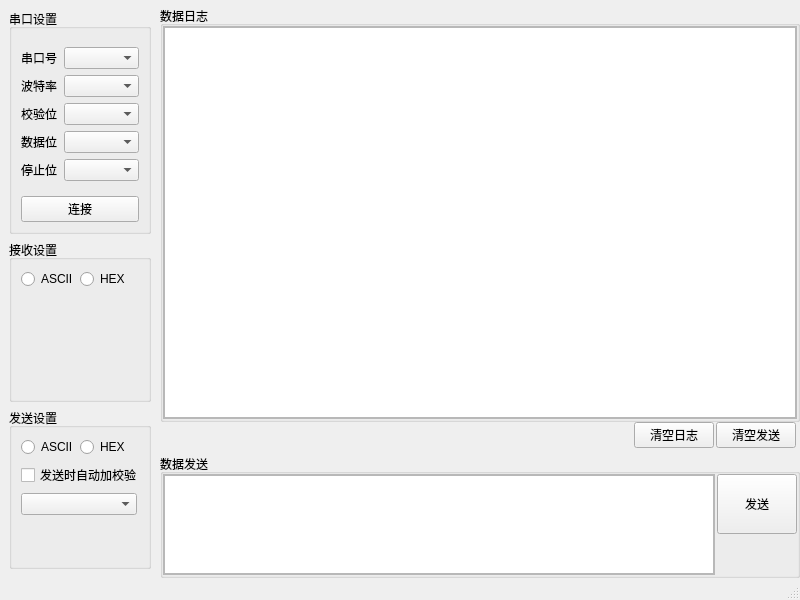
<?xml version="1.0" encoding="UTF-8"?>
<ui version="4.0">
 <class>MainWindow</class>
 <widget class="QMainWindow" name="MainWindow">
  <property name="geometry">
   <rect>
    <x>0</x>
    <y>0</y>
    <width>800</width>
    <height>600</height>
   </rect>
  </property>
  <property name="windowTitle">
   <string>MainWindow</string>
  </property>
  <widget class="QWidget" name="centralwidget">
   <layout class="QHBoxLayout" name="horizontalLayout_3">
    <property name="spacing">
     <number>0</number>
    </property>
    <property name="leftMargin">
     <number>0</number>
    </property>
    <property name="topMargin">
     <number>0</number>
    </property>
    <property name="rightMargin">
     <number>0</number>
    </property>
    <property name="bottomMargin">
     <number>0</number>
    </property>
    <item>
     <layout class="QHBoxLayout" name="horizontalLayout_2">
      <property name="spacing">
       <number>0</number>
      </property>
      <item>
       <widget class="QWidget" name="widget_1" native="true">
        <property name="minimumSize">
         <size>
          <width>160</width>
          <height>0</height>
         </size>
        </property>
        <layout class="QVBoxLayout" name="verticalLayout">
         <item>
          <widget class="QGroupBox" name="groupBox_1_1">
           <property name="title">
            <string>串口设置</string>
           </property>
           <layout class="QVBoxLayout" name="verticalLayout_6">
            <item>
             <widget class="QWidget" name="widget_1_1" native="true">
              <layout class="QGridLayout" name="gridLayout">
               <property name="leftMargin">
                <number>0</number>
               </property>
               <property name="rightMargin">
                <number>0</number>
               </property>
               <item row="0" column="0">
                <widget class="QLabel" name="label">
                 <property name="text">
                  <string>串口号</string>
                 </property>
                </widget>
               </item>
               <item row="2" column="0">
                <widget class="QLabel" name="label_3">
                 <property name="text">
                  <string>校验位</string>
                 </property>
                </widget>
               </item>
               <item row="2" column="1">
                <widget class="QComboBox" name="comboBox_check_digit">
                 <property name="minimumSize">
                  <size>
                   <width>75</width>
                   <height>0</height>
                  </size>
                 </property>
                </widget>
               </item>
               <item row="0" column="1">
                <widget class="QComboBox" name="comboBox_serial_port">
                 <property name="minimumSize">
                  <size>
                   <width>75</width>
                   <height>0</height>
                  </size>
                 </property>
                </widget>
               </item>
               <item row="4" column="1">
                <widget class="QComboBox" name="comboBox_data_digit">
                 <property name="minimumSize">
                  <size>
                   <width>75</width>
                   <height>0</height>
                  </size>
                 </property>
                </widget>
               </item>
               <item row="4" column="0">
                <widget class="QLabel" name="label_4">
                 <property name="text">
                  <string>数据位</string>
                 </property>
                </widget>
               </item>
               <item row="1" column="0">
                <widget class="QLabel" name="label_2">
                 <property name="text">
                  <string>波特率</string>
                 </property>
                </widget>
               </item>
               <item row="1" column="1">
                <widget class="QComboBox" name="comboBox_baud_rate">
                 <property name="minimumSize">
                  <size>
                   <width>75</width>
                   <height>0</height>
                  </size>
                 </property>
                </widget>
               </item>
               <item row="6" column="1">
                <widget class="QComboBox" name="comboBox_stop_digit">
                 <property name="minimumSize">
                  <size>
                   <width>75</width>
                   <height>0</height>
                  </size>
                 </property>
                </widget>
               </item>
               <item row="6" column="0">
                <widget class="QLabel" name="label_5">
                 <property name="text">
                  <string>停止位</string>
                 </property>
                </widget>
               </item>
              </layout>
             </widget>
            </item>
            <item>
             <widget class="QPushButton" name="pushButton_serial_port_connect">
              <property name="text">
               <string>连接</string>
              </property>
             </widget>
            </item>
           </layout>
          </widget>
         </item>
         <item>
          <widget class="QGroupBox" name="groupBox_1_2">
           <property name="title">
            <string>接收设置</string>
           </property>
           <layout class="QVBoxLayout" name="verticalLayout_7">
            <item>
             <widget class="QWidget" name="widget_1_2_1" native="true">
              <layout class="QHBoxLayout" name="horizontalLayout_6">
               <property name="spacing">
                <number>0</number>
               </property>
               <property name="leftMargin">
                <number>0</number>
               </property>
               <property name="topMargin">
                <number>0</number>
               </property>
               <property name="rightMargin">
                <number>0</number>
               </property>
               <property name="bottomMargin">
                <number>0</number>
               </property>
               <item>
                <widget class="QRadioButton" name="radioButton_recv_ascii">
                 <property name="text">
                  <string>ASCII</string>
                 </property>
                </widget>
               </item>
               <item>
                <widget class="QRadioButton" name="radioButton_recv_hex">
                 <property name="text">
                  <string>HEX</string>
                 </property>
                </widget>
               </item>
              </layout>
             </widget>
            </item>
            <item>
             <spacer name="verticalSpacer">
              <property name="orientation">
               <enum>Qt::Vertical</enum>
              </property>
              <property name="sizeHint" stdset="0">
               <size>
                <width>20</width>
                <height>40</height>
               </size>
              </property>
             </spacer>
            </item>
           </layout>
          </widget>
         </item>
         <item>
          <widget class="QGroupBox" name="groupBox_1_3">
           <property name="title">
            <string>发送设置</string>
           </property>
           <layout class="QVBoxLayout" name="verticalLayout_8">
            <item>
             <widget class="QWidget" name="widget_1_3_1" native="true">
              <layout class="QHBoxLayout" name="horizontalLayout_7">
               <property name="spacing">
                <number>0</number>
               </property>
               <property name="leftMargin">
                <number>0</number>
               </property>
               <property name="topMargin">
                <number>0</number>
               </property>
               <property name="rightMargin">
                <number>0</number>
               </property>
               <property name="bottomMargin">
                <number>0</number>
               </property>
               <item>
                <widget class="QRadioButton" name="radioButton_send_ascii">
                 <property name="text">
                  <string>ASCII</string>
                 </property>
                </widget>
               </item>
               <item>
                <widget class="QRadioButton" name="radioButton_send_hex">
                 <property name="text">
                  <string>HEX</string>
                 </property>
                </widget>
               </item>
              </layout>
             </widget>
            </item>
            <item>
             <widget class="QCheckBox" name="checkBox_atuo_add_crc">
              <property name="text">
               <string>发送时自动加校验</string>
              </property>
             </widget>
            </item>
            <item>
             <widget class="QComboBox" name="comboBox_crc_type">
              <property name="maximumSize">
               <size>
                <width>116</width>
                <height>16777215</height>
               </size>
              </property>
             </widget>
            </item>
            <item>
             <spacer name="verticalSpacer_2">
              <property name="orientation">
               <enum>Qt::Vertical</enum>
              </property>
              <property name="sizeHint" stdset="0">
               <size>
                <width>20</width>
                <height>40</height>
               </size>
              </property>
             </spacer>
            </item>
           </layout>
          </widget>
         </item>
        </layout>
       </widget>
      </item>
      <item>
       <widget class="QWidget" name="widget_2" native="true">
        <layout class="QVBoxLayout" name="verticalLayout_2" stretch="75,2,23">
         <property name="spacing">
          <number>0</number>
         </property>
         <property name="leftMargin">
          <number>0</number>
         </property>
         <property name="topMargin">
          <number>0</number>
         </property>
         <property name="rightMargin">
          <number>0</number>
         </property>
         <property name="bottomMargin">
          <number>0</number>
         </property>
         <item>
          <widget class="QWidget" name="widget_2_1" native="true">
           <layout class="QVBoxLayout" name="verticalLayout_3">
            <property name="spacing">
             <number>0</number>
            </property>
            <property name="leftMargin">
             <number>0</number>
            </property>
            <property name="topMargin">
             <number>6</number>
            </property>
            <property name="rightMargin">
             <number>0</number>
            </property>
            <property name="bottomMargin">
             <number>0</number>
            </property>
            <item>
             <widget class="QGroupBox" name="groupBox_4">
              <property name="title">
               <string>数据日志</string>
              </property>
              <layout class="QVBoxLayout" name="verticalLayout_5">
               <property name="spacing">
                <number>0</number>
               </property>
               <property name="leftMargin">
                <number>0</number>
               </property>
               <property name="topMargin">
                <number>0</number>
               </property>
               <property name="rightMargin">
                <number>0</number>
               </property>
               <property name="bottomMargin">
                <number>0</number>
               </property>
               <item>
                <widget class="QScrollArea" name="scrollArea">
                 <property name="widgetResizable">
                  <bool>true</bool>
                 </property>
                 <widget class="QWidget" name="scrollAreaWidgetContents_4">
                  <property name="geometry">
                   <rect>
                    <x>0</x>
                    <y>0</y>
                    <width>630</width>
                    <height>385</height>
                   </rect>
                  </property>
                  <layout class="QVBoxLayout" name="verticalLayout_9">
                   <property name="spacing">
                    <number>0</number>
                   </property>
                   <property name="leftMargin">
                    <number>0</number>
                   </property>
                   <property name="topMargin">
                    <number>0</number>
                   </property>
                   <property name="rightMargin">
                    <number>0</number>
                   </property>
                   <property name="bottomMargin">
                    <number>0</number>
                   </property>
                   <item>
                    <widget class="QPlainTextEdit" name="plainTextEdit_log"/>
                   </item>
                  </layout>
                 </widget>
                </widget>
               </item>
              </layout>
             </widget>
            </item>
           </layout>
          </widget>
         </item>
         <item>
          <widget class="QWidget" name="widget_2_2" native="true">
           <layout class="QHBoxLayout" name="horizontalLayout_4">
            <property name="spacing">
             <number>2</number>
            </property>
            <property name="leftMargin">
             <number>0</number>
            </property>
            <property name="topMargin">
             <number>0</number>
            </property>
            <property name="rightMargin">
             <number>4</number>
            </property>
            <property name="bottomMargin">
             <number>0</number>
            </property>
            <item>
             <spacer name="horizontalSpacer">
              <property name="orientation">
               <enum>Qt::Horizontal</enum>
              </property>
              <property name="sizeHint" stdset="0">
               <size>
                <width>504</width>
                <height>20</height>
               </size>
              </property>
             </spacer>
            </item>
            <item>
             <widget class="QPushButton" name="pushButton_clear_log">
              <property name="text">
               <string>清空日志</string>
              </property>
             </widget>
            </item>
            <item>
             <widget class="QPushButton" name="pushButton_clear_send">
              <property name="text">
               <string>清空发送</string>
              </property>
             </widget>
            </item>
           </layout>
          </widget>
         </item>
         <item>
          <widget class="QWidget" name="widget_2_3" native="true">
           <layout class="QHBoxLayout" name="horizontalLayout_5">
            <property name="spacing">
             <number>0</number>
            </property>
            <property name="leftMargin">
             <number>0</number>
            </property>
            <property name="topMargin">
             <number>6</number>
            </property>
            <property name="rightMargin">
             <number>0</number>
            </property>
            <property name="bottomMargin">
             <number>0</number>
            </property>
            <item>
             <widget class="QGroupBox" name="groupBox_2_3_1">
              <property name="title">
               <string>数据发送</string>
              </property>
              <layout class="QHBoxLayout" name="horizontalLayout">
               <property name="spacing">
                <number>2</number>
               </property>
               <property name="leftMargin">
                <number>0</number>
               </property>
               <property name="topMargin">
                <number>0</number>
               </property>
               <property name="rightMargin">
                <number>0</number>
               </property>
               <property name="bottomMargin">
                <number>0</number>
               </property>
               <item>
                <widget class="QScrollArea" name="scrollArea_2">
                 <property name="widgetResizable">
                  <bool>true</bool>
                 </property>
                 <widget class="QWidget" name="scrollAreaWidgetContents_5">
                  <property name="geometry">
                   <rect>
                    <x>0</x>
                    <y>0</y>
                    <width>548</width>
                    <height>98</height>
                   </rect>
                  </property>
                  <layout class="QVBoxLayout" name="verticalLayout_10">
                   <property name="spacing">
                    <number>0</number>
                   </property>
                   <property name="leftMargin">
                    <number>0</number>
                   </property>
                   <property name="topMargin">
                    <number>0</number>
                   </property>
                   <property name="rightMargin">
                    <number>0</number>
                   </property>
                   <property name="bottomMargin">
                    <number>0</number>
                   </property>
                   <item>
                    <widget class="QPlainTextEdit" name="plainTextEdit_send"/>
                   </item>
                  </layout>
                 </widget>
                </widget>
               </item>
               <item>
                <widget class="QWidget" name="widget_2_3_1_1" native="true">
                 <layout class="QVBoxLayout" name="verticalLayout_4">
                  <property name="spacing">
                   <number>0</number>
                  </property>
                  <property name="leftMargin">
                   <number>0</number>
                  </property>
                  <property name="topMargin">
                   <number>0</number>
                  </property>
                  <property name="rightMargin">
                   <number>0</number>
                  </property>
                  <property name="bottomMargin">
                   <number>0</number>
                  </property>
                  <item>
                   <widget class="QPushButton" name="pushButton_send">
                    <property name="sizePolicy">
                     <sizepolicy hsizetype="Minimum" vsizetype="Maximum">
                      <horstretch>0</horstretch>
                      <verstretch>0</verstretch>
                     </sizepolicy>
                    </property>
                    <property name="minimumSize">
                     <size>
                      <width>0</width>
                      <height>60</height>
                     </size>
                    </property>
                    <property name="text">
                     <string>发送</string>
                    </property>
                   </widget>
                  </item>
                  <item>
                   <spacer name="verticalSpacer_3">
                    <property name="orientation">
                     <enum>Qt::Vertical</enum>
                    </property>
                    <property name="sizeHint" stdset="0">
                     <size>
                      <width>20</width>
                      <height>40</height>
                     </size>
                    </property>
                   </spacer>
                  </item>
                 </layout>
                </widget>
               </item>
              </layout>
             </widget>
            </item>
           </layout>
          </widget>
         </item>
        </layout>
       </widget>
      </item>
     </layout>
    </item>
   </layout>
  </widget>
  <widget class="QMenuBar" name="menubar">
   <property name="geometry">
    <rect>
     <x>0</x>
     <y>0</y>
     <width>800</width>
     <height>17</height>
    </rect>
   </property>
  </widget>
  <widget class="QStatusBar" name="statusbar"/>
 </widget>
 <resources/>
 <connections/>
</ui>
